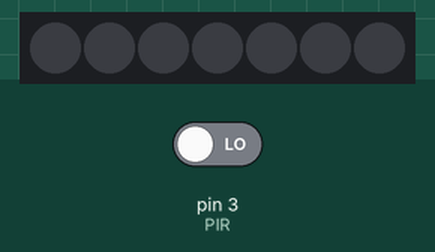
Recording of a sketch running on a simulated Arduino Uno, built with avr-gcc and run on an emulated ATmega328P. Parts: 7 RGB LEDs in strip order, left to right. Inputs (shaded band) come from the test bench; at power-on: pin 3 (PIR) LOW. Dim RGB values are drawn brighter than linear; random numbers use the default seed unless the sketch sets one.

Above: at 1.2 s.
1.3 s: pin 3 (PIR) driven HIGH
At 1.45 s:
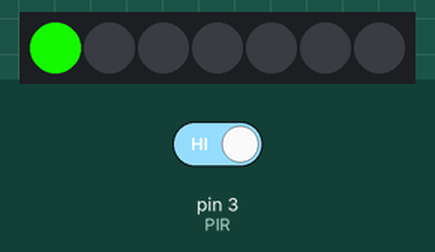
At 1.8 s:
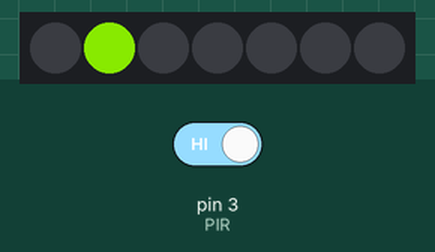
3.4 s: pin 3 (PIR) driven LOW
5.2 s: pin 3 (PIR) driven HIGH
At 5.35 s:
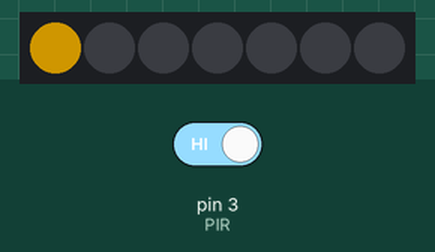
Timing chart, 0 to 22.9 s (numbered marks = the images above; inputs shaded):
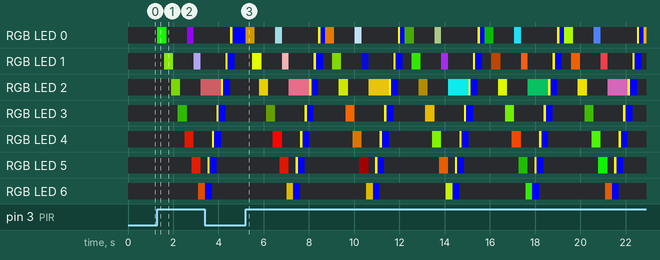

The sketch:

INB_Neopixel_v6.ino
```cpp
/* PIR and each color being flushed
 *
 *
 *
 */


#include <Adafruit_NeoPixel.h>
#ifdef __AVR__
  #include <avr/power.h>
#endif

#define PIN            7
#define NUMPIXELS      7

Adafruit_NeoPixel pixels = Adafruit_NeoPixel(NUMPIXELS, PIN, NEO_GRB + NEO_KHZ800);


int delayval = 100; // delay for half a second
const int PIR = 3;

void setup()
{
  pixels.begin(); // This initializes the NeoPixel library.
  pinMode(PIR, INPUT);
}

void loop()
{

if(digitalRead(PIR))
{
  for(int i=0;i<NUMPIXELS;i++)
  {

    pixels.setPixelColor(i, pixels.Color(random(0,255),random(0,255),0));
    pixels.show(); // This sends the updated pixel color to the hardware.
    delay(delayval); // Delay for a period of time (in milliseconds).
    pixels.setPixelColor(i-1, pixels.Color(0,0,0));
    pixels.setPixelColor((i-4), pixels.Color(random(0,255),random(0,255),random(0,255)));
    pixels.setPixelColor((i-7), pixels.Color(random(0,255),random(0,255),random(0,255)));
    pixels.setPixelColor((i-4)-1, pixels.Color(0,0,0));
    pixels.show(); // This sends the updated pixel color to the hardware.
    delay(delayval); // Delay for a period of time (in milliseconds).
    pixels.setPixelColor((i-7)-1, pixels.Color(0,0,0));
    pixels.show(); // This sends the updated pixel color to the hardware.
    delay(delayval); // Delay for a period of time (in milliseconds).

  }
  for(int i=(NUMPIXELS-1);i>-1;i=i-1)
  {
    pixels.setPixelColor(i, pixels.Color(0,0,255));
    pixels.show(); // This sends the updated pixel color to the hardware.
    delay(delayval); // Delay for a period of time (in milliseconds).
    pixels.setPixelColor(i-1, pixels.Color(255,255,0));

    pixels.setPixelColor(i+1, pixels.Color(0,0,0));
    pixels.show(); // This sends the updated pixel color to the hardware.
    delay(delayval); // Delay for a period of time (in milliseconds).
  }


}
else
{
    pixels.setPixelColor(NUMPIXELS,0,0,0);
    pixels.show(); // This sends the updated pixel color to the hardware.
}


}
```

Measured:
- after the input at 1.3 s, RGB LED 0: off → RGB(19, 232, 0) at once, → off 0.40 s later, → RGB(139, 3, 230) 0.91 s later, → off 0.30 s later; RGB LED 1: off → RGB(109, 188, 0) after 0.30 s, → off 0.40 s later, → RGB(155, 141, 208) 0.91 s later, → off 0.30 s later
- after the input at 5.2 s, RGB LED 0: RGB(0, 0, 255) → RGB(116, 84, 0) at once, → off 0.40 s later, → RGB(125, 173, 183) 0.91 s later, → off 0.30 s later, … (31 changes in this stretch); RGB LED 1: off → RGB(223, 251, 0) after 0.30 s, → off 0.40 s later, → RGB(216, 159, 158) 0.91 s later, → off 0.30 s later, … (35 changes in this stretch)
